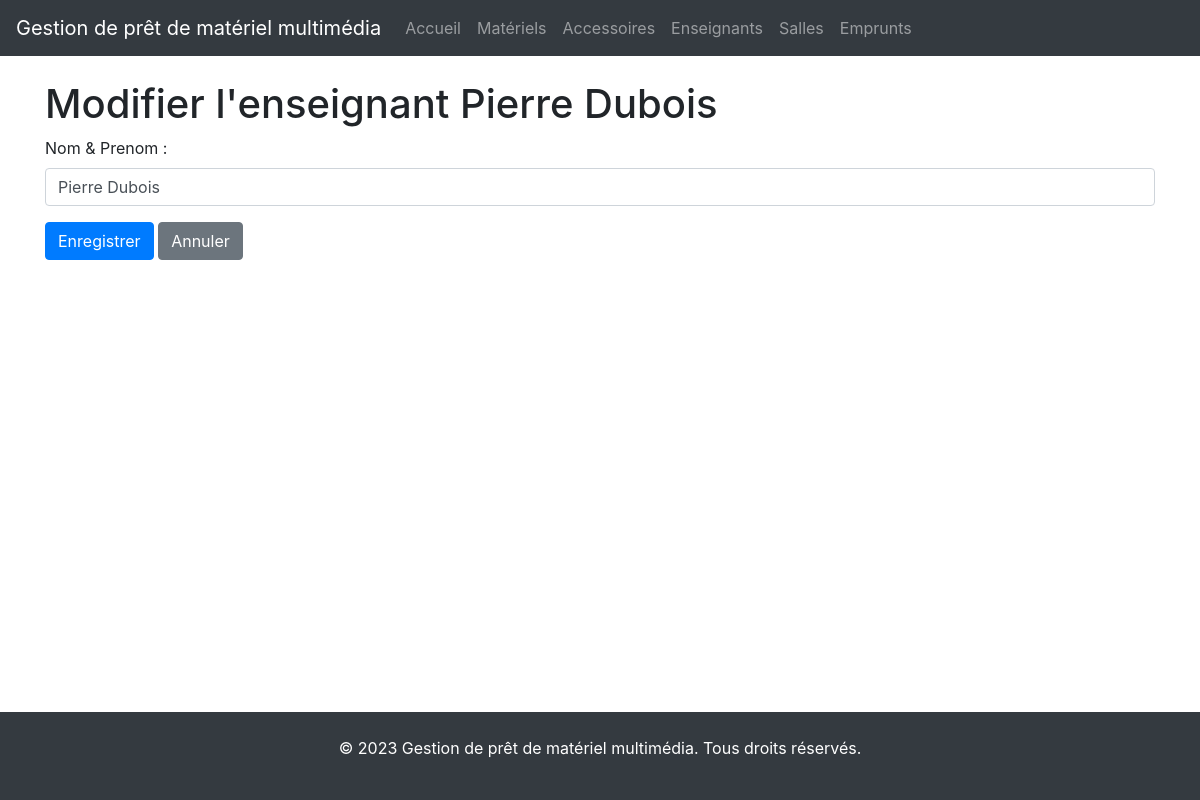
Page /enseignants/modifier/1/ on the earlier database version.
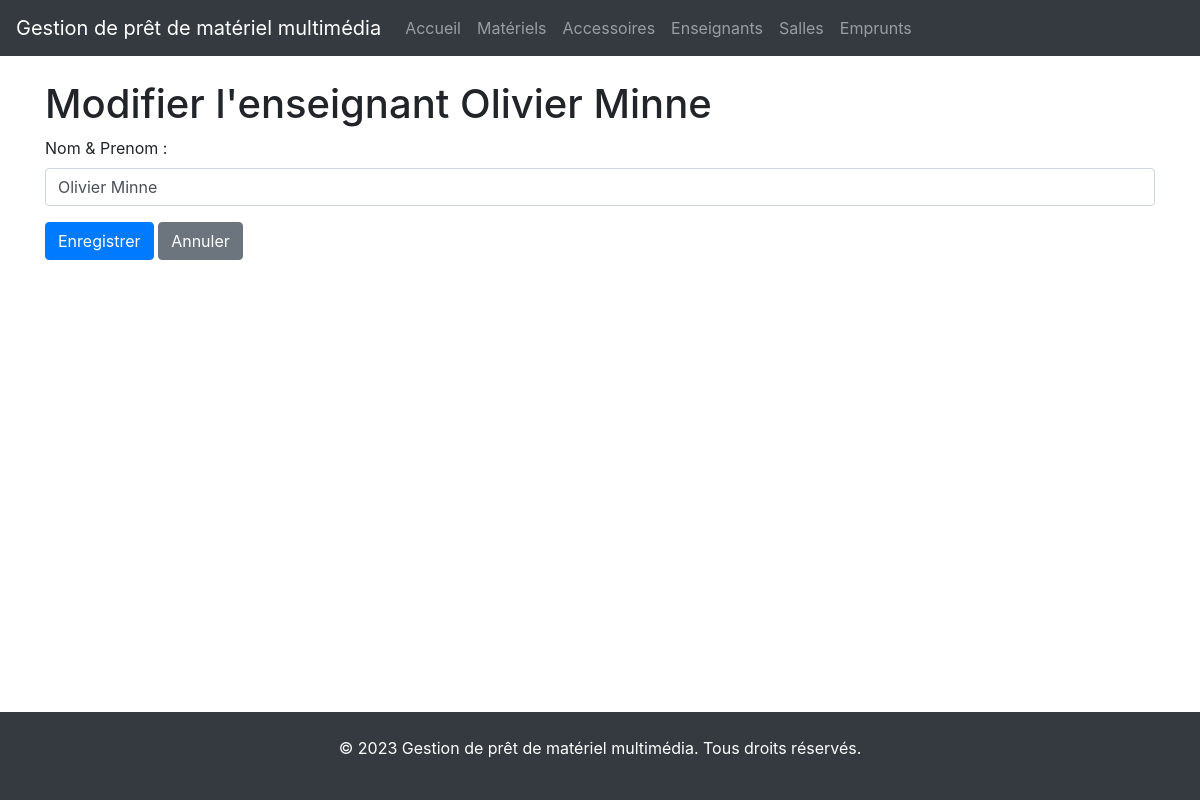
Same page on the later database version.
### materiels/models.py (models this page shows, shortened)
class Enseignant(models.Model):
    nom = models.CharField(max_length=100)

### materiels/views.py (the view)
# urls.py: path('enseignants/modifier/<int:enseignant_id>/', views.modifier_enseignant, name='modifier_enseignant'),
def modifier_enseignant(request, enseignant_id):
    enseignant = get_object_or_404(Enseignant, id=enseignant_id)
    if request.method == 'POST':
        form = EnseignantForm(request.POST, instance=enseignant)
        if form.is_valid():
            form.save()
            messages.success(request, "Enseignant modifié avec succès.")
            return redirect('enseignants')
        else:
            messages.error(request, "Erreur lors de la saisie du formulaire.")
    else:
        form = EnseignantForm(instance=enseignant)
    context = {
        'form': form,
        'enseignant': enseignant
    }
    return render(request, 'enseignants/edit.html', context)

### materiels/forms.py
class EnseignantForm(forms.ModelForm):
    nom = forms.CharField(
        max_length=100,
        label='Nom & Prenom ',
        widget=forms.TextInput(attrs={'class': 'form-control'})
    )
    class Meta:
        model = Enseignant
        fields = ('nom',)

### templates/enseignants/edit.html (shortened to what this page needs)
{% extends 'base.html' %}
{% block content %}
  <h1>Modifier l'enseignant {{ enseignant.nom }}</h1>
  <form method="POST">
    {{ form.as_p }}
    <button type="submit" class="btn btn-primary">Enregistrer</button>
    <a href="{% url 'enseignants' %}" class="btn btn-secondary">Annuler</a>
  </form>
{% endblock %}

Differences in the rows shown:
changed Enseignant: nom "Pierre Dubois" → "Olivier Minne"
